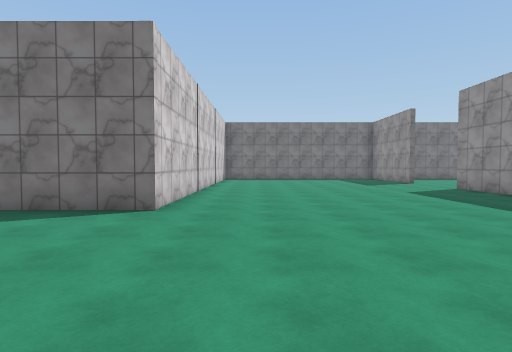
view 1 (above)

24 first-person views from a walk through a 3-D level made in the Unity game engine. The camera is 1.5 m above the floor, tilts 2° down and sees 80° across. The floor is counted in squares, 2 m on a side. Each view is taken from the middle of a square. On the plan, view 1 faces up. The plan holds only what a view shows up to about 10 squares ahead; the rest is blank. The place goes on beyond the plan. The player character is not drawn. Surface patterns are stand-ins for the level's own textures.

view 2
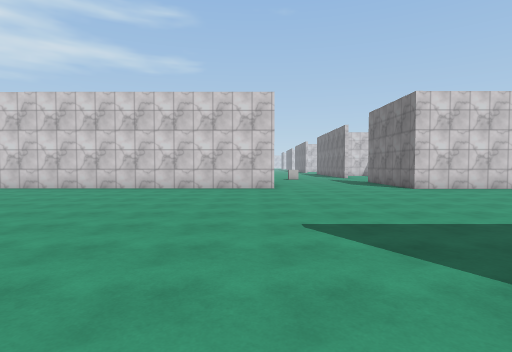

view 3
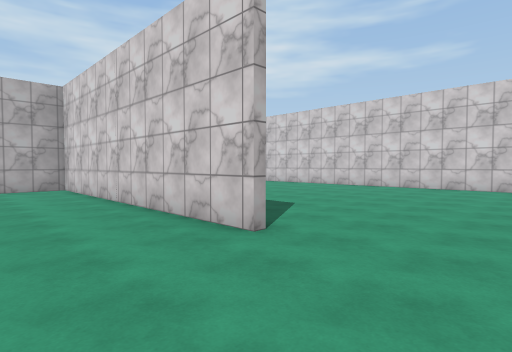

view 4
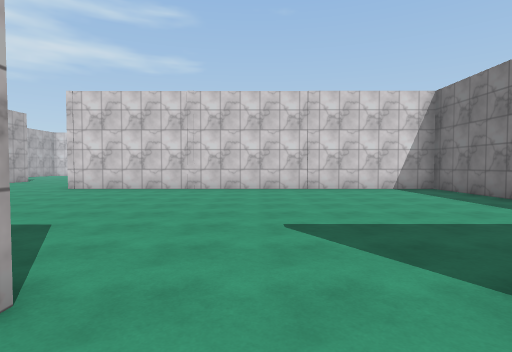

view 5
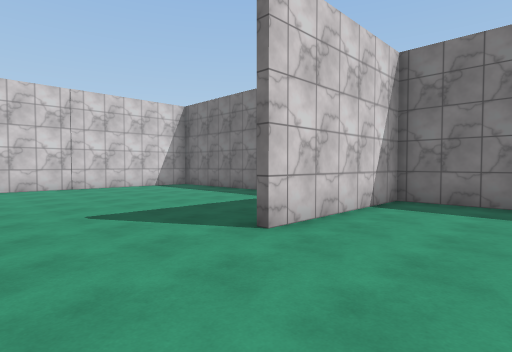

view 6
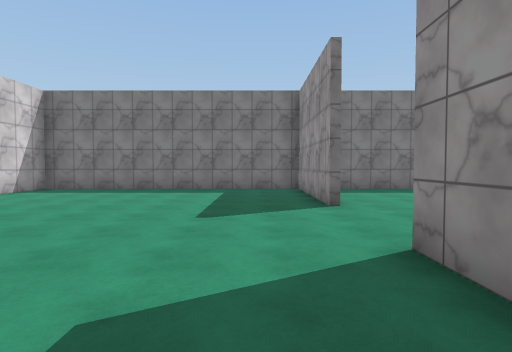

view 7
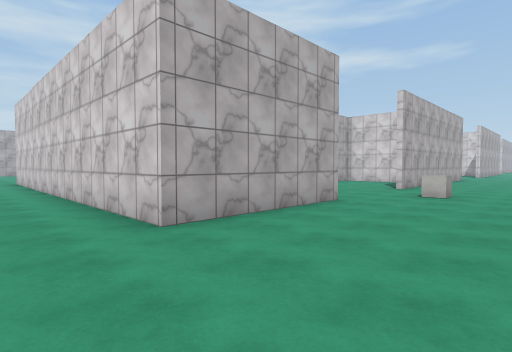

view 8
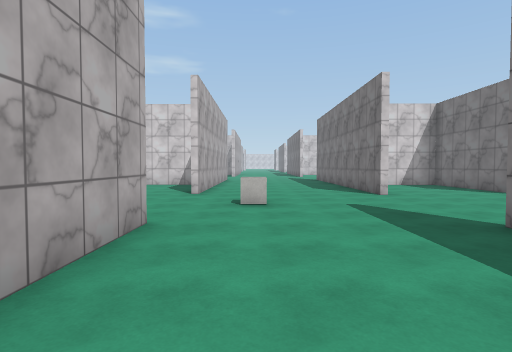

view 9
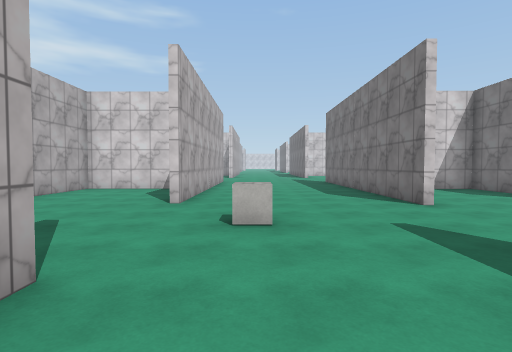

view 10
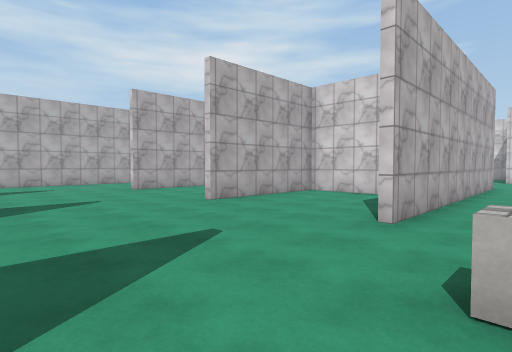

view 11
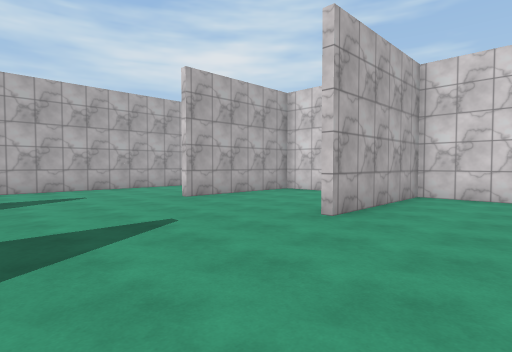

view 12
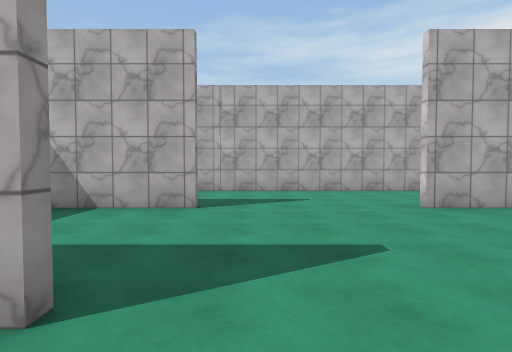

view 13
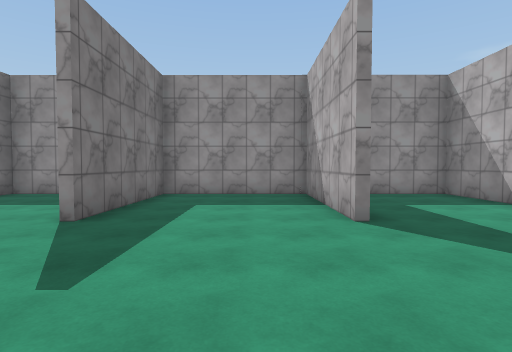

view 14
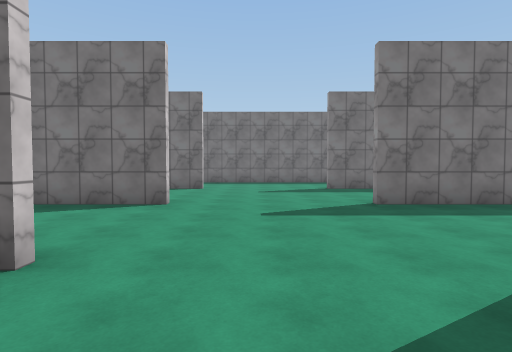

view 15
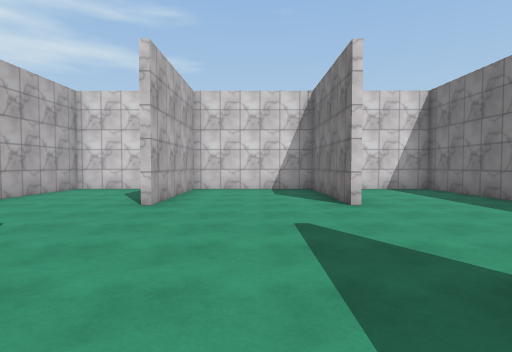

view 16
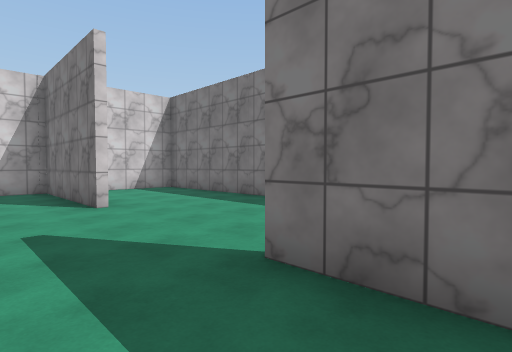

view 17
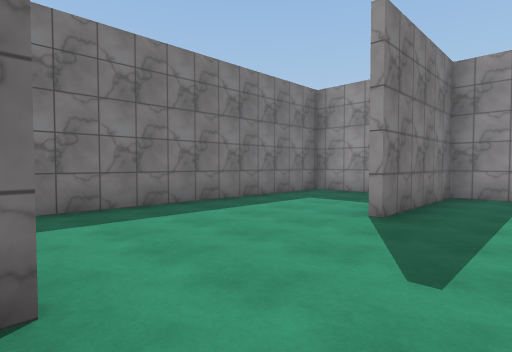

view 18
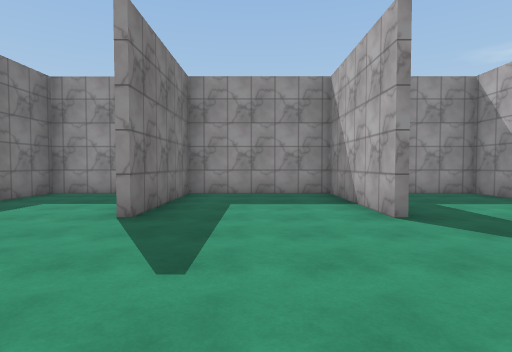

view 19
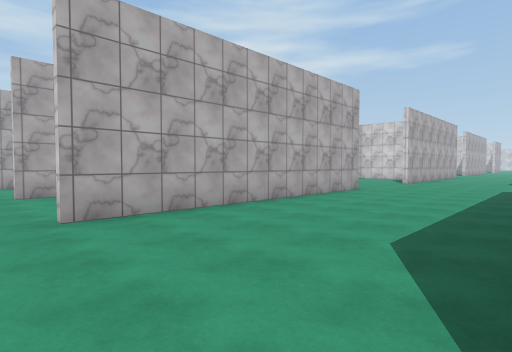

view 20
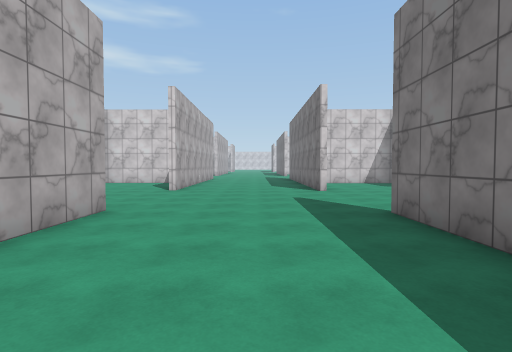

view 21
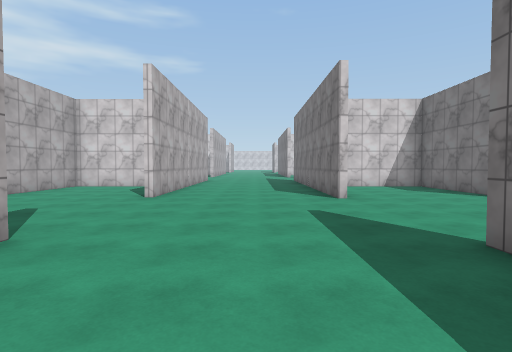

view 22
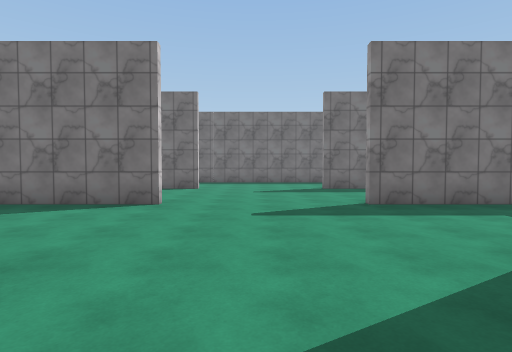

view 23
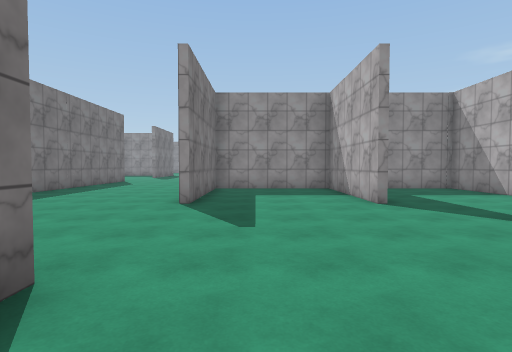

view 24
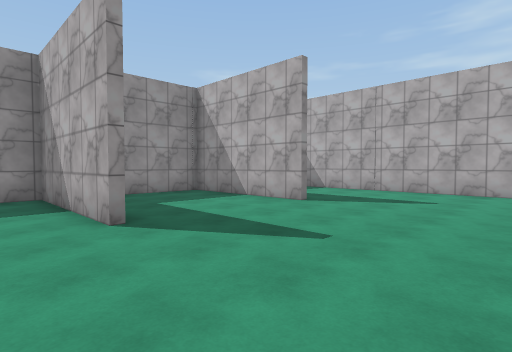

### Floor plan
Points are (right, up) in squares from view 1. A wall is a line through its corners. A room is listed if a view was taken in it or the views show most of it. See-through windows are left out.
Room 1 (views 1, 2, 3, 4, 5, 6, 7, 8, 9, 10, 11, 12, 13, 14, 15, 16, 17, 18, 19, 20, 21, 22, 23, 24)
walls: (-6, 0.6) (-1.7, 0.6) (-1.7, -8.4); (-9.6, 5.2) (-17.9, 5.2); (-3.1, 5.4) (-1.9, 5.4) (-1.9, 7); (-1.9, -0.9) (-1.9, 0.4); (-5.8, 9) (-1.9, 9) (-1.9, 12.8) (-5.8, 12.8); (-13.7, -0.8) (-13.7, -3.4) (-9.9, -3.4); (-9.6, 8.8) (-13.7, 8.8) (-13.7, 5.4) (-10.6, 5.4); (-3, 8.8) (-5.8, 8.8); (-6, -7.3) (-1.9, -7.3) (-1.9, -3.6) (-6, -3.6); (-13.7, -6) (-13.7, -7.3) (-9.9, -7.3); (-15, 8.8) (-17.9, 8.8); (-9.6, 12.8) (-13.7, 12.8) (-13.7, 9) (-9.6, 9); (-18.1, 0.6) (-9.9, 0.6); (-18.1, -3.4) (-14.1, -3.4) (-14.1, 0.4) (-18.1, 0.4); (-1.9, 14.6) (-1.9, 16.4) (-13.7, 16.4) (-13.7, 14.2); (-11.9, -11) (-1.9, -11) (-1.9, -8.9); (6.6, -2.4) (6.6, -10.5) (8.1, -10.5); (-16.4, 12.8) (-17.9, 12.8); (-18.1, -7.3) (-14.1, -7.3) (-14.1, -5.1); (6.4, 7.6) (6.4, 9.8); (-21.9, 4.9) (-25, 4.9); (-21.8, 8.8) (-25, 8.8); (6.4, 12.6) (6.4, 16.8); (-25, 0.6) (-22, 0.6); (-21.8, 12.8) (-23.1, 12.8); (-25, -3.4) (-22.8, -3.4); (-21.2, -11) (-16.8, -11); (6.6, 16.8) (6.6, 12.6); (9.5, 16.6) (-1.7, 16.6) (-1.7, 5.2) (-4.2, 5.2)
objects: cube (-8, 2)

Where each view was taken, in squares from view 1:
view 1: 0 up, 0 right, facing up
view 2: 0 up, 8 right, facing left
view 3: 0 up, 9 right, facing down-left
view 4: 11 up, 8 right, facing left
view 5: 10 up, 9 right, facing up-left
view 6: 7 up, 5 right, facing up
view 7: 4 up, 0 right, facing down-left
view 8: 2 up, 2 left, facing left
view 9: 2 up, 4 left, facing left
view 10: 2 up, 6 left, facing down-left
view 11: 1 down, 6 left, facing down-left
view 12: 2 down, 7 left, facing down
view 13: 6 down, 10 left, facing right
view 14: 3 up, 8 left, facing up
view 15: 11 up, 4 left, facing left
view 16: 11 up, 4 left, facing up-left
view 17: 11 up, 10 left, facing up-right
view 18: 11 up, 10 left, facing right
view 19: 5 up, 9 left, facing down-left
view 20: 3 up, 13 left, facing left
view 21: 3 up, 15 left, facing left
view 22: 3 up, 20 left, facing up
view 23: 1 down, 24 left, facing right
view 24: 2 down, 22 left, facing down-right
